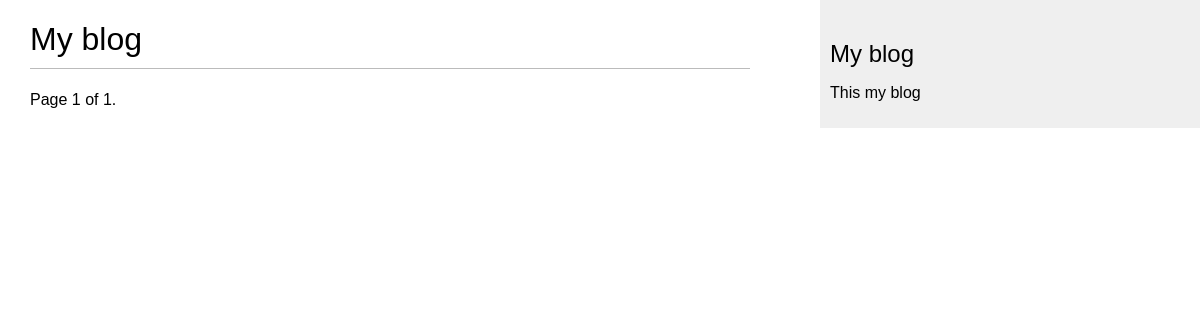
Page /blog/ on the earlier database version.
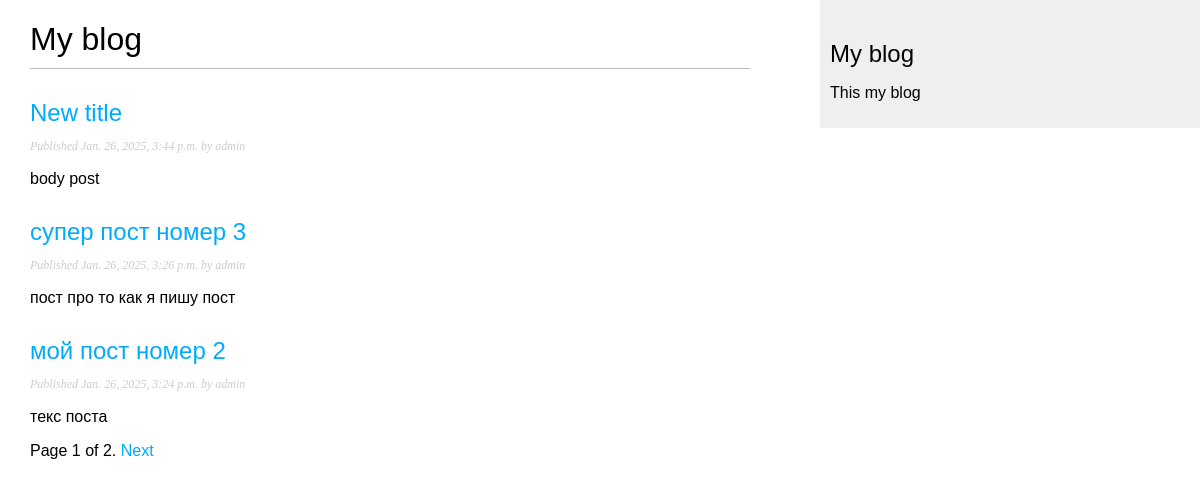
Same page on the later database version.
### blog/models.py (models this page shows, shortened)
class Post(models.Model):
    class Status(models.TextChoices):
        DRAFT = "DF", "Draft"
        PUBLISHED = "PB", "Published"
    title = models.CharField(max_length=250)
    slug = models.SlugField(
        max_length=250,
        unique_for_date="publish",
        )
    author = models.ForeignKey(
        settings.AUTH_USER_MODEL,
        on_delete=models.CASCADE,
        related_name='blog_posts',
    )
    body = models.TextField()
    publish = models.DateTimeField(default=timezone.now)
    created = models.DateTimeField(auto_now_add=True)
    updated = models.DateTimeField(auto_now=True)
    status = models.CharField(
        max_length=2,
        choices=Status.choices,
        default=Status.DRAFT
        )
    objects = models.Manager()
    published = PublishedManager()
    class Meta:
        ordering = ["-publish"]
        indexes = [
            models.Index(fields=["-publish"],)
        ]
    def get_absolute_url(self):
        return reverse(
            "blog:post_detail",
            args=[
                self.publish.year,
                self.publish.month,
                self.publish.day,
                self.slug,
            ],
        )

### blog/views.py (the view)
# urls.py: path("", PostListView.as_view(), name ="post_list"),
class PostListView(ListView):
    queryset = Post.published.all()
    context_object_name = "posts"
    paginate_by = 3
    template_name = "blog/post/list.html"

### blog/templates/blog/post/list.html (shortened to what this page needs)
{% extends "blog/base.html" %}
{% block content %}
    <h1>
        My blog
    </h1>
    {% for post in posts %}
        <h2>
            <a href="{{ post.get_absolute_url }}">
                {{ post.title }}
            </a>
        </h2>
        <p class="date">
            Published {{ post.publish }} by {{ post.author }}
        </p>
        {{ post.body|truncatewords:30|linebreaks }}
    {% endfor %}
    {% include "blog/post/pagination.html" with page=page_obj %}
{% endblock  %}

Differences in the rows shown:
added Post: title "New title", publish "Jan. 26, 2025, 3:44 p.m.", author "admin", body "body post"
added Post: title "супер пост номер 3", publish "Jan. 26, 2025, 3:26 p.m.", author "admin", body "пост про то как я пишу пост"
added Post: title "мой пост номер 2", publish "Jan. 26, 2025, 3:24 p.m.", author "admin", body "текс поста"
Other differences:
{{ page.paginator.num_pages }}: "1" → "2"
text now shown: "Next"
